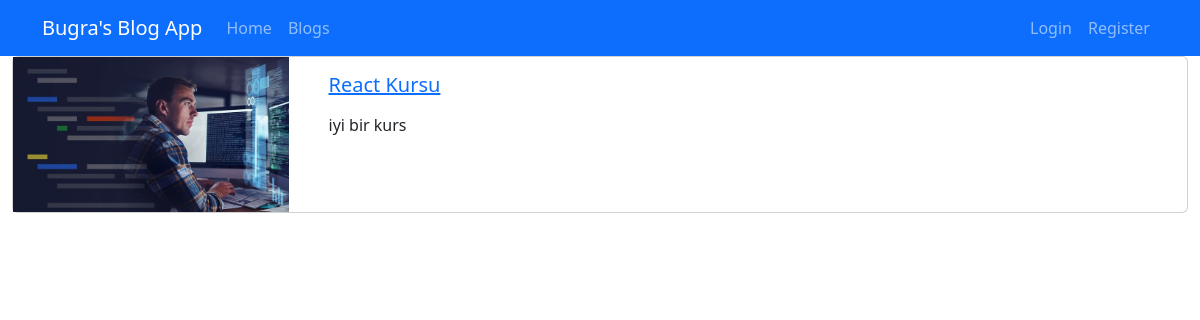
Page /blogs/react-kursu on the committed database.
### blog/models.py (models this page shows, shortened)
class Blog(models.Model):
    title = models.CharField(max_length=200)
    image = models.ImageField(upload_to="blogs")
    description = RichTextField()
    is_active = models.BooleanField()
    is_home = models.BooleanField(default=False)
    slug = models.SlugField(blank=True, unique=True, db_index=True, editable=False)
    categories = models.ManyToManyField(Category)

### blog/views.py (the view)
# urls.py: path("blogs/<slug:slug>", views.blog_details, name="blog_details")
def blog_details(request, slug):
    blog = Blog.objects.get(slug=slug)
    return render(request, "blog/blog-details.html", {"blog": blog})

### blog/templates/blog/blog-details.html (shortened to what this page needs)
{% extends "base.html" %}
{% block content %}
{% load static %}
<div class="container-fluid">
    <div class="row">
        <div class="col-12">
            <div class="card mb-3">
                <div class="row">
                    <div class="col-md-3">
                        <img class="img-fluid" src="{{ blog.image.url }}">
                    </div>
                    <div class="col-md-9">
                        <div class="card-body">
                            <h5 class="card-title">
                                <a href="{% url 'blog_details' blog.slug %}">
                                    {{blog.title}}
                                </a>
                            </h5>
                            <p class="card-text">{{blog.description |safe}}</p>
                        </div>
                    </div>
                </div>
            </div>
        </div>
    </div>
</div>
{% endblock %}

### rows in the picture
Blog: image (picture), title "React Kursu", description "iyi bir kurs"
